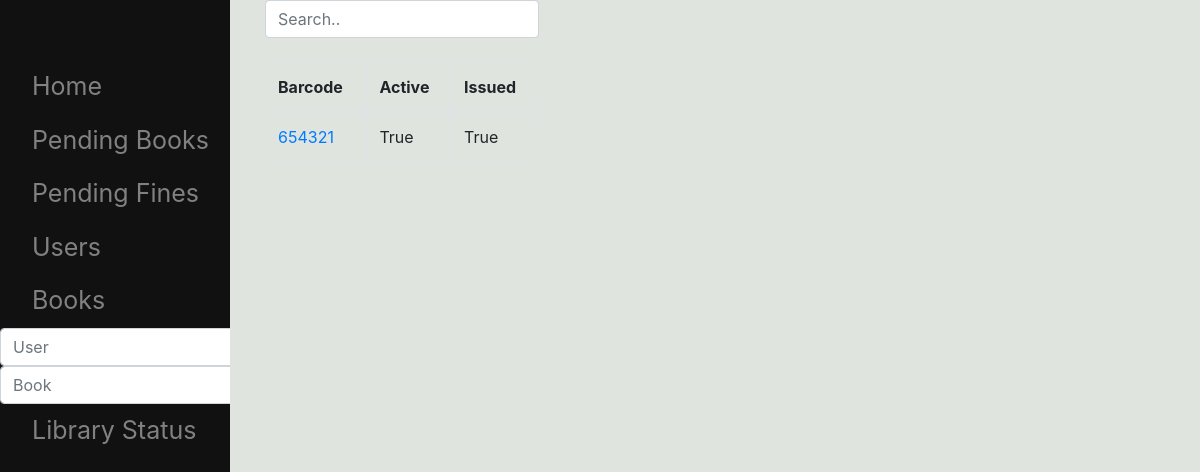
/Allbook, run on an earlier commit of the app's database.
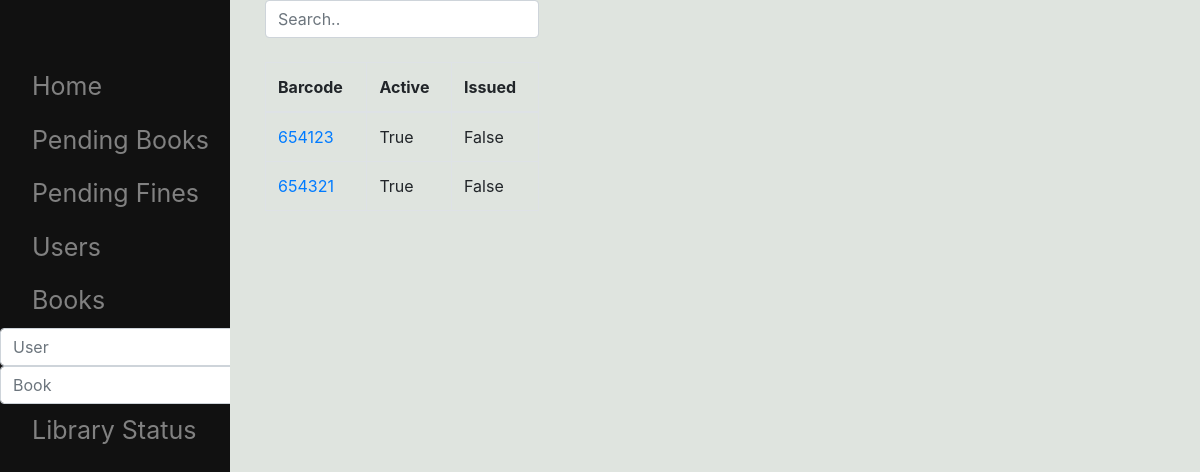
And on a later commit of the database.
### lm/models.py (models this page shows, shortened)
class Book(models.Model):
    barcode = models.IntegerField(default=0,primary_key=True,editable=True,)
    classification_number = models.IntegerField(default=0,null=True,blank=True,editable=True)
    currently_issued = models.BooleanField(default=False,editable=True,null=False,blank=False)
    active = models.BooleanField(default=True,editable=True)

### lm/views.py (the view)
# urls.py: path('Allbook', views.Books.as_view() , name='allbook'),
class Books(generic.ListView):
    template_name = 'lm/allBooks.html'
    def get_queryset(self):
        return Book.objects.all()

### lm/templates/lm/allBooks.html (shortened to what this page needs)
{% extends 'lm/base.html' %}
{% block body %}
<input class="form-control" id="myInput" type="text" placeholder="Search..">
  <br>
<table class="table table-bordered">
    <thead>
      <tr>
        <th>Barcode</th>
        <th>Active</th>
        <th>Issued</th>
      </tr>
    </thead>
     <tbody id="myTable" >
     {% for b in object_list %}
      <tr>
          <td><a href="{% url 'lm:book' b.pk %}" >{{b.barcode }}</a></td>
          <td>{{b.active }}</td>
          <td>{{ b.currently_issued }}</td>
      </tr>
{% endfor %}
     </tbody>
</table>
{% endblock %}

What changed in the data, as far as the page shows it:
added Book: barcode "654123", active "True", currently_issued "False"
changed Book id 654321: currently_issued "True" → "False"
